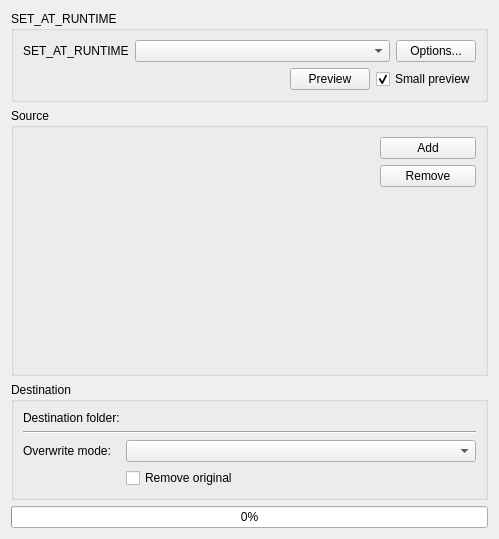
<?xml version="1.0" encoding="UTF-8"?>
<ui version="4.0">
 <class>BatchProcessImagesDialog</class>
 <widget class="QWidget" name="BatchProcessImagesDialog">
  <property name="geometry">
   <rect>
    <x>0</x>
    <y>0</y>
    <width>499</width>
    <height>539</height>
   </rect>
  </property>
  <layout class="QVBoxLayout" name="verticalLayout">
   <item>
    <widget class="QGroupBox" name="m_optionGroupBox">
     <property name="sizePolicy">
      <sizepolicy hsizetype="Preferred" vsizetype="Fixed">
       <horstretch>0</horstretch>
       <verstretch>0</verstretch>
      </sizepolicy>
     </property>
     <property name="title">
      <string>SET_AT_RUNTIME</string>
     </property>
     <layout class="QFormLayout" name="formLayout_2">
      <item row="0" column="0">
       <widget class="QLabel" name="m_optionComboBoxLabel">
        <property name="text">
         <string>SET_AT_RUNTIME</string>
        </property>
        <property name="buddy">
         <cstring>m_optionComboBox</cstring>
        </property>
       </widget>
      </item>
      <item row="0" column="1">
       <layout class="QHBoxLayout" name="horizontalLayout">
        <item>
         <widget class="KComboBox" name="m_optionComboBox">
          <property name="sizePolicy">
           <sizepolicy hsizetype="Expanding" vsizetype="Fixed">
            <horstretch>0</horstretch>
            <verstretch>0</verstretch>
           </sizepolicy>
          </property>
         </widget>
        </item>
        <item>
         <widget class="QPushButton" name="m_optionsButton">
          <property name="text">
           <string>Options...</string>
          </property>
         </widget>
        </item>
       </layout>
      </item>
      <item row="1" column="1">
       <layout class="QHBoxLayout" name="horizontalLayout_2">
        <item>
         <spacer name="horizontalSpacer">
          <property name="orientation">
           <enum>Qt::Horizontal</enum>
          </property>
          <property name="sizeHint" stdset="0">
           <size>
            <width>40</width>
            <height>20</height>
           </size>
          </property>
         </spacer>
        </item>
        <item>
         <widget class="QPushButton" name="m_previewButton">
          <property name="text">
           <string>Preview</string>
          </property>
         </widget>
        </item>
        <item>
         <widget class="QCheckBox" name="m_smallPreview">
          <property name="text">
           <string>Small preview</string>
          </property>
          <property name="checked">
           <bool>true</bool>
          </property>
         </widget>
        </item>
       </layout>
      </item>
     </layout>
    </widget>
   </item>
   <item>
    <widget class="QGroupBox" name="groupBox_2">
     <property name="sizePolicy">
      <sizepolicy hsizetype="Preferred" vsizetype="Expanding">
       <horstretch>0</horstretch>
       <verstretch>0</verstretch>
      </sizepolicy>
     </property>
     <property name="title">
      <string>Source</string>
     </property>
     <layout class="QGridLayout" name="gridLayout">
      <item row="0" column="0" rowspan="4">
       <widget class="KIPIBatchProcessImagesPlugin::BatchProcessImagesList" name="m_listView">
        <property name="sizePolicy">
         <sizepolicy hsizetype="Expanding" vsizetype="Expanding">
          <horstretch>0</horstretch>
          <verstretch>0</verstretch>
         </sizepolicy>
        </property>
       </widget>
      </item>
      <item row="0" column="1">
       <widget class="QPushButton" name="m_addImagesButton">
        <property name="text">
         <string>Add</string>
        </property>
       </widget>
      </item>
      <item row="1" column="1">
       <widget class="QPushButton" name="m_remImagesButton">
        <property name="text">
         <string>Remove</string>
        </property>
       </widget>
      </item>
      <item row="2" column="1">
       <widget class="QLabel" name="m_imageLabel">
        <property name="sizePolicy">
         <sizepolicy hsizetype="Fixed" vsizetype="Fixed">
          <horstretch>0</horstretch>
          <verstretch>0</verstretch>
         </sizepolicy>
        </property>
        <property name="minimumSize">
         <size>
          <width>96</width>
          <height>96</height>
         </size>
        </property>
        <property name="maximumSize">
         <size>
          <width>16777215</width>
          <height>80</height>
         </size>
        </property>
        <property name="text">
         <string/>
        </property>
        <property name="alignment">
         <set>Qt::AlignCenter</set>
        </property>
       </widget>
      </item>
      <item row="3" column="1">
       <spacer name="verticalSpacer">
        <property name="orientation">
         <enum>Qt::Vertical</enum>
        </property>
        <property name="sizeHint" stdset="0">
         <size>
          <width>20</width>
          <height>40</height>
         </size>
        </property>
       </spacer>
      </item>
     </layout>
    </widget>
   </item>
   <item>
    <widget class="QGroupBox" name="groupBox_3">
     <property name="sizePolicy">
      <sizepolicy hsizetype="Preferred" vsizetype="Fixed">
       <horstretch>0</horstretch>
       <verstretch>0</verstretch>
      </sizepolicy>
     </property>
     <property name="title">
      <string>Destination</string>
     </property>
     <layout class="QFormLayout" name="formLayout">
      <item row="0" column="0">
       <widget class="QLabel" name="label">
        <property name="text">
         <string>Destination folder:</string>
        </property>
        <property name="buddy">
         <cstring>m_destinationUrl</cstring>
        </property>
       </widget>
      </item>
      <item row="0" column="1">
       <widget class="KUrlRequester" name="m_destinationUrl"/>
      </item>
      <item row="1" column="0" colspan="2">
       <widget class="Line" name="line">
        <property name="orientation">
         <enum>Qt::Horizontal</enum>
        </property>
       </widget>
      </item>
      <item row="2" column="0">
       <widget class="QLabel" name="label_2">
        <property name="text">
         <string>Overwrite mode:</string>
        </property>
        <property name="buddy">
         <cstring>m_overWriteMode</cstring>
        </property>
       </widget>
      </item>
      <item row="2" column="1">
       <widget class="KComboBox" name="m_overWriteMode"/>
      </item>
      <item row="3" column="1">
       <widget class="QCheckBox" name="m_removeOriginal">
        <property name="text">
         <string>Remove original</string>
        </property>
       </widget>
      </item>
     </layout>
    </widget>
   </item>
   <item>
    <widget class="QProgressBar" name="m_progress">
     <property name="value">
      <number>0</number>
     </property>
    </widget>
   </item>
  </layout>
 </widget>
 <customwidgets>
  <customwidget>
   <class>KUrlRequester</class>
   <extends>QFrame</extends>
   <header>kurlrequester.h</header>
  </customwidget>
  <customwidget>
   <class>KComboBox</class>
   <extends>QComboBox</extends>
   <header>kcombobox.h</header>
  </customwidget>
  <customwidget>
   <class>KIPIBatchProcessImagesPlugin::BatchProcessImagesList</class>
   <extends>QFrame</extends>
   <header>batchprocessimageslist.h</header>
   <container>1</container>
  </customwidget>
 </customwidgets>
 <tabstops>
  <tabstop>m_optionComboBox</tabstop>
  <tabstop>m_optionsButton</tabstop>
  <tabstop>m_previewButton</tabstop>
  <tabstop>m_smallPreview</tabstop>
  <tabstop>m_addImagesButton</tabstop>
  <tabstop>m_remImagesButton</tabstop>
  <tabstop>m_destinationUrl</tabstop>
  <tabstop>m_overWriteMode</tabstop>
  <tabstop>m_removeOriginal</tabstop>
 </tabstops>
 <resources/>
 <connections/>
</ui>
